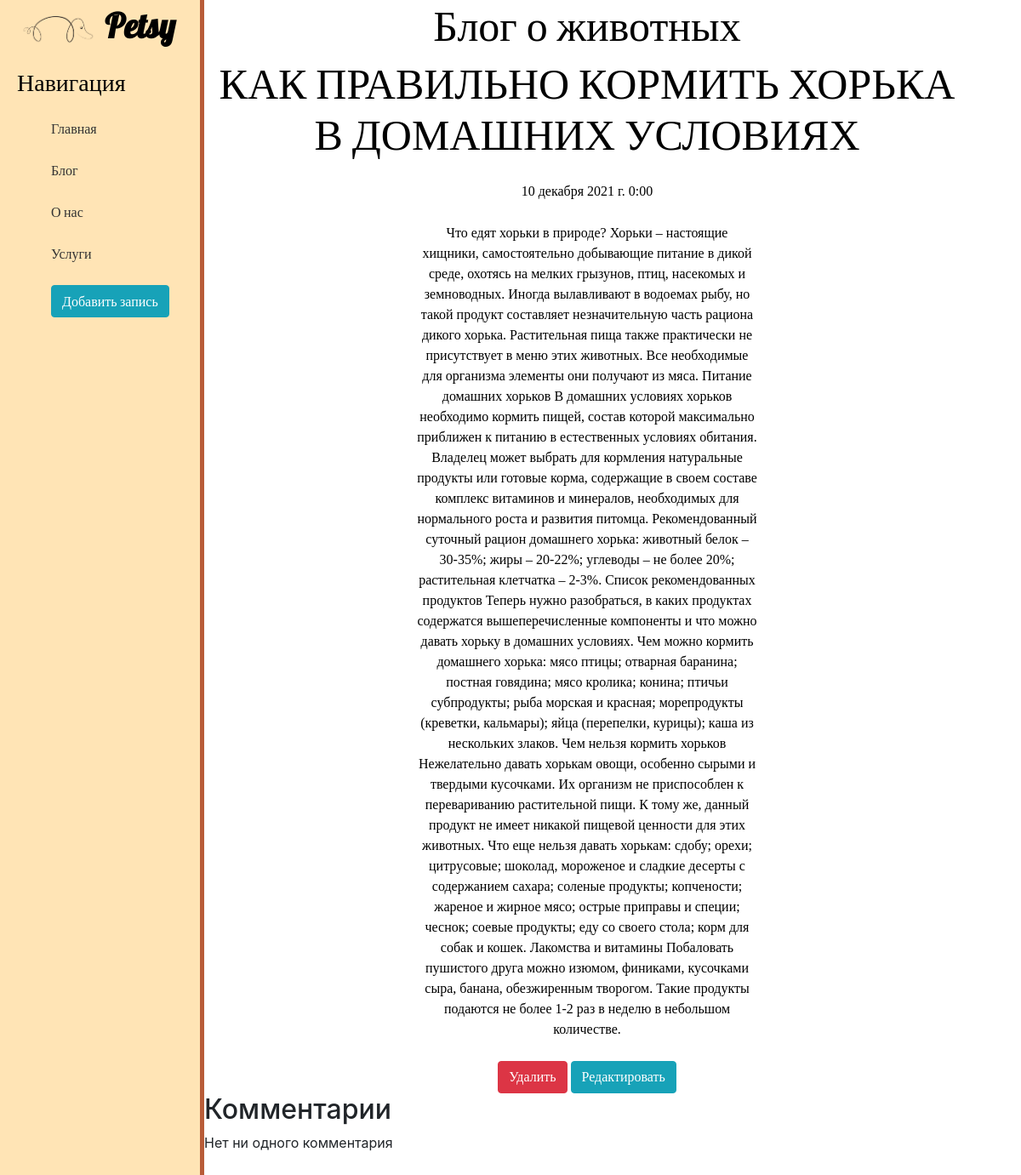
Page /blog/3 on the committed database.
### blog/models.py (models this page shows, shortened)
class Article(models.Model):
    title = models.CharField('Название статьи', max_length=100)
    anons = models.CharField('Анонс', max_length=250)
    full_text = models.TextField('Статья')
    date = models.DateTimeField('Дата публикации')
    class Meta:
        verbose_name = 'Статья'
        verbose_name_plural = 'Статьи'

### blog/views.py (the view)
# urls.py: path('<int:pk>', views.BlogDetailView.as_view(), name='blog-detail'),
class BlogDetailView(DetailView):
    model = Article
    template_name = 'blog/detail_view.html'
    context_object_name = 'article'

### blog/templates/blog/detail_view.html (shortened to what this page needs)
{% extends 'main/layout.html' %}
{% block content %}
    <div class="features">
        <h1>Блог о животных</h1>
        <h1>{{ article.title }}</h1>
        <p>{{ article.date }}</p>
        <p>{{ article.full_text }}</p>
        <a href="{% url 'blog-delete' article.id %}" class="btn btn-danger">Удалить</a>
        <a href="{% url 'blog-update' article.id %}" class="btn btn-info">Редактировать</a>
    </div>
{% with comments.count as total_comments %}
    <h2>
        {{ total_comments }}Комментарии{{ total_comments|pluralize }}
    </h2>
{% endwith %}
{% for comment in comments %}
    <div class="comment">
        <p class="info">
            Comment {{ forloop.counter }} by {{ comment.name }}
            {{ comment.created }}
        </p>
        {{ comment.body|linebreaks }}
    </div>
{% empty %}
    <p>Нет ни одного комментария</p>
{% endfor %}
{% endblock %}

### main/static/main/css/main.css (style rules this page uses)
body { background: #FFEEDB; color: #000000; }
main .features { font-family: 'Rajdhani'; float: left; color: #000000; margin-top 100px; text-align: center; width: 75% }
main .features h1 { font-size: 50px; font-family: 'Lobster'; }
main .features p { max-width: 400px; margin: 25px auto }

### rows in the picture
Article: title "КАК ПРАВИЛЬНО КОРМИТЬ ХОРЬКА В ДОМАШНИХ УСЛОВИЯХ", date "10 декабря 2021 г. 0:00", full_text "Что едят хорьки в природе? Хорьки – настоящие хищники, самостоятельно добывающие питание в дикой среде, охотясь на мелких грызунов, птиц, насекомых и земноводных. Иногда вылавливают в водоемах рыбу, но такой продукт составляет незначительную часть рациона дикого хорька. Растительная пища также практически не присутствует в меню этих животных. Все необходимые для организма элементы они получают из мяса. Питание домашних хорьков В домашних условиях хорьков необходимо кормить пищей, состав которой максимально приближен к питанию в естественных условиях обитания. Владелец может выбрать для кормления натуральные продукты или готовые корма, содержащие в своем составе комплекс витаминов и…"
